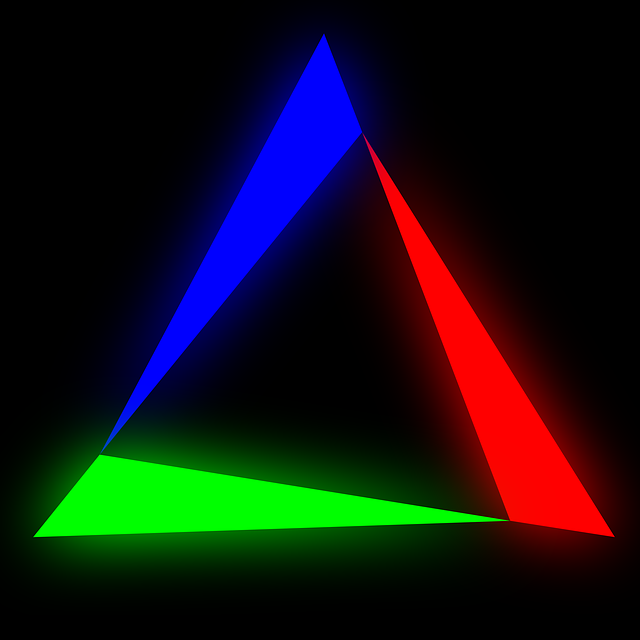
#> input picture RGB.webp, 640 x 640 px, found by its file name
$ python color_channels.py
#> lines starting #> are read from the running program, lines starting #| are printed output that depends on the picture
# -*- coding: utf-8 -*-
"""color_channels.ipynb

Automatically generated by Colab.

Original file is located at
    https://colab.research.google.com/drive/16zuj-hG1yeBtRZ9j-xEuDsCm1jHRJIFv
"""

# Think of import cv2 as opening a special toolbox for your Python programs. This toolbox is filled with \n amazing tools that let your computer "see" and understand images and videos, \n just like you do!

import cv2

# Bringing Your Images to Life: How to See What Your Code Does! in Google colab

from google.colab.patches import cv2_imshow

# That's where the magic of from google.colab import files comes in! This little line of code acts like a special doorway, letting you easily upload files directly from your computer into your Colab notebook. Think of it as a quick and simple way to bridge the gap between your computer and the online environment.

from google.colab import files

# Unlocking Image Power: Loading Your First Picture with Just One Line of Code!

image = cv2.imread('/content/RGB.webp')
#> image is the input picture: shape (640, 640, 3); mean B, G, R 17.7, 17.9, 17.6

# Breaking Down Image Colors: Meet the Red, Green, and Blue Teams!

blue, green, red, = cv2.split(image)
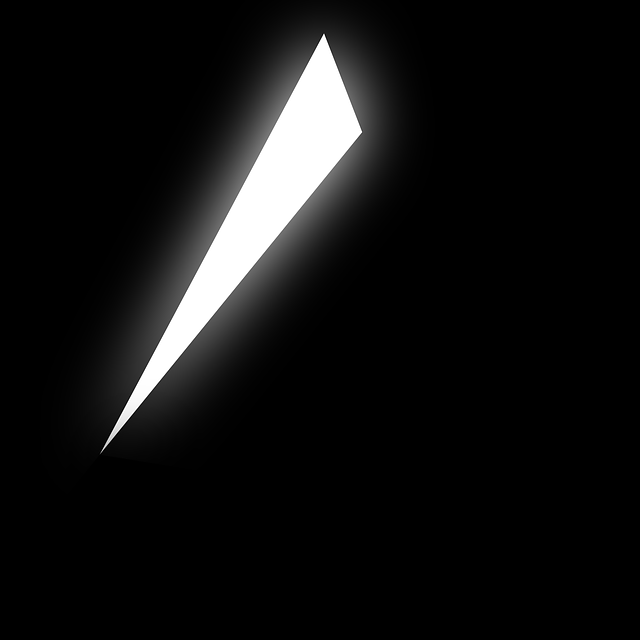
#> blue: shape (640, 640); min 0, max 255, mean 17.7
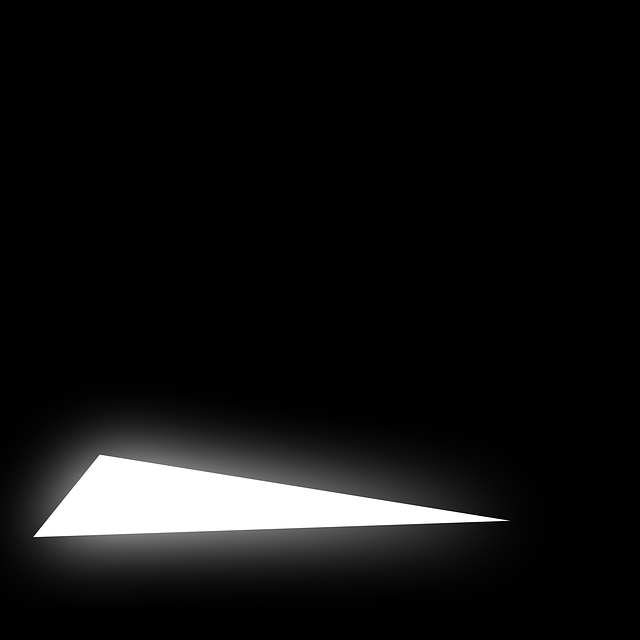
#> green: shape (640, 640); min 0, max 255, mean 17.9
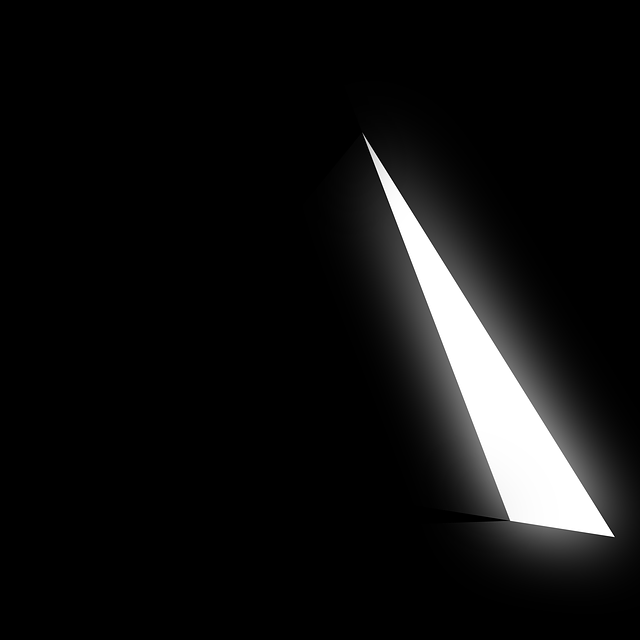
#> red: shape (640, 640); min 0, max 255, mean 17.6

# Your Image's DNA: How Colors are Made (and Split!)

cv2_imshow  (image)
cv2_imshow(blue)
cv2_imshow(green)
cv2_imshow(red)
